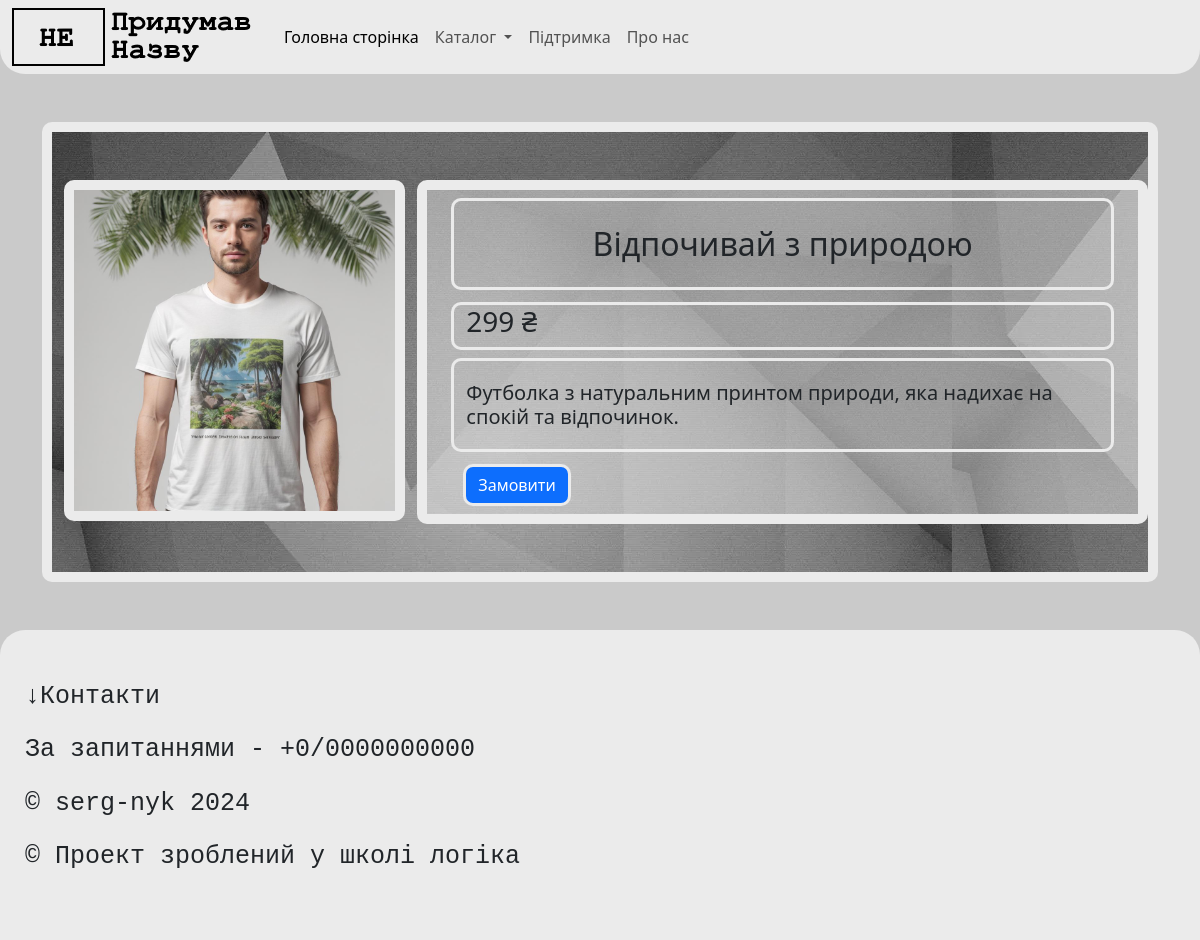
Page /product/11 on the committed database.
### tables this page shows
CREATE TABLE "products" (
	"id"	INTEGER,
	"title"	TEXT NOT NULL,
	"description"	TEXT DEFAULT 'This product has no description / Цей продукт не має опису',
	"image"	TEXT,
	"date"	INTEGER DEFAULT CURRENT_TIMESTAMP,
	"category_id"	INTEGER,
	"price"	INTEGER,
	FOREIGN KEY("category_id") REFERENCES "categories"("id"),
	PRIMARY KEY("id" AUTOINCREMENT)
);

### main.py (the view)
@app.route("/product/<product_id>")
def product(product_id):
    categories = db.get_all_categories()
    product = db.get_product(int(product_id))
    return render_template("product.html", title = product[1], product = product, categories = categories)

### sql_queries.py (called while the page is built)
    def open(self):
        self.connection = sqlite3.connect(self.dbname) # Підключаємося до бази даних
        self.cursor = self.connection.cursor()

    def close(self):
        self.cursor.close()
        self.connection.close()

    def get_all_categories(self):
        self.open()
        self.cursor.execute("SELECT * FROM categories")
        data = self.cursor.fetchall()
        self.close()
        return data

    def get_product(self, product_id):
        self.open()
        self.cursor.execute('''SELECT * FROM products WHERE "id"=?''', [product_id])
        data = self.cursor.fetchone()
        self.close()
        return data

### templates/product.html (shortened to what this page needs)
{% extends 'base_template.html' %}  {% block content %}
<div class="container py-5">
  <div
    class="container py-5 product-img"
    style="background-image: url('/static/img/background.jpg')"
  >
    <div class="row">
      <div class="col-12 col-md-4">
        <img
          src="{{ url_for('static', filename='img/'+product[3]) }}"
          class="img-fluid product-img"
          alt="..."
        />
      </div>
      <div
        class="col-12 col-md-8 product-img"
        style="background-color: #ebebeb75"
      >
        <div class="container py-2">
          <div class="container small-outline">
            <h2 class="my-4 text-center">{{product[1]}}</h2>
          </div>
        </div>
        <div class="container py-1">
          <div class="container small-outline">
            <h3>{{product[6]}} ₴</h3>
          </div>
        </div>
        <div class="container py-1">
          <div
            class="container small-outline py-1"
          >
            <h5 class="my-3">{{product[2] | safe}}</h5>
          </div>
        </div>
        <div class="container py-2">
          <div class="container">
            <a href="{{ url_for('order', product_id = product[0]) }}">
              <button type="button" class="btn btn-primary small-outline">
                Замовити
              </button>
            </a>
          </div>
        </div>
      </div>
    </div>
  </div>
</div>
{% endblock content %}

### static/style.css (style rules this page uses)
body { background: #cacaca; }
.product-img { border: 10px solid #ebebeb; border-radius: 10px; }
.small-outline { border: 3px solid #ebebeb; border-radius: 10px; }

### rows in the picture
products: image (picture), title "Відпочивай з природою", price "299", description "Футболка з натуральним принтом природи, яка надихає на спокій та відпочинок."
